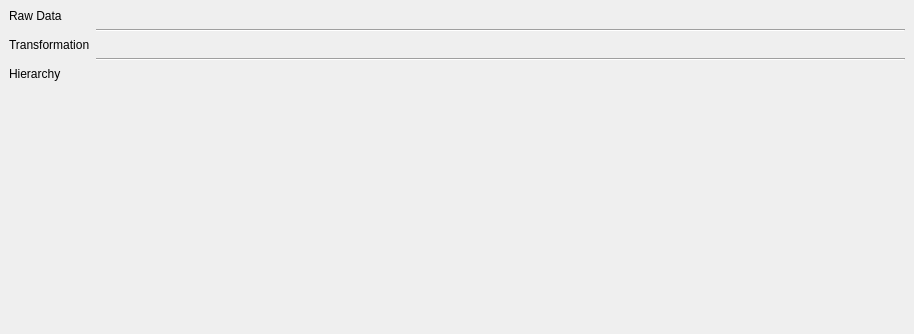
<?xml version="1.0" encoding="UTF-8"?>
<ui version="4.0">
 <class>Digitisation</class>
 <widget class="QDockWidget" name="Digitisation">
  <property name="geometry">
   <rect>
    <x>0</x>
    <y>0</y>
    <width>914</width>
    <height>334</height>
   </rect>
  </property>
  <property name="sizePolicy">
   <sizepolicy hsizetype="Expanding" vsizetype="Expanding">
    <horstretch>0</horstretch>
    <verstretch>0</verstretch>
   </sizepolicy>
  </property>
  <property name="windowTitle">
   <string>Digitisation</string>
  </property>
  <widget class="QWidget" name="dockWidgetContents">
   <property name="sizePolicy">
    <sizepolicy hsizetype="Expanding" vsizetype="Expanding">
     <horstretch>0</horstretch>
     <verstretch>0</verstretch>
    </sizepolicy>
   </property>
   <layout class="QFormLayout" name="formLayout">
    <item row="0" column="0">
     <widget class="QLabel" name="label">
      <property name="text">
       <string>Raw Data</string>
      </property>
     </widget>
    </item>
    <item row="0" column="1">
     <layout class="QHBoxLayout" name="importers_layout">
      <property name="leftMargin">
       <number>0</number>
      </property>
      <property name="topMargin">
       <number>0</number>
      </property>
     </layout>
    </item>
    <item row="1" column="1">
     <widget class="Line" name="line">
      <property name="orientation">
       <enum>Qt::Horizontal</enum>
      </property>
     </widget>
    </item>
    <item row="2" column="0">
     <widget class="QLabel" name="label_3">
      <property name="text">
       <string>Transformation</string>
      </property>
     </widget>
    </item>
    <item row="2" column="1">
     <layout class="QHBoxLayout" name="transformation_layout">
      <property name="leftMargin">
       <number>0</number>
      </property>
      <property name="topMargin">
       <number>0</number>
      </property>
     </layout>
    </item>
    <item row="3" column="1">
     <widget class="Line" name="line_2">
      <property name="orientation">
       <enum>Qt::Horizontal</enum>
      </property>
     </widget>
    </item>
    <item row="4" column="0">
     <widget class="QLabel" name="label_2">
      <property name="text">
       <string>Hierarchy</string>
      </property>
     </widget>
    </item>
    <item row="4" column="1">
     <layout class="QHBoxLayout" name="hierarchy_layout">
      <property name="sizeConstraint">
       <enum>QLayout::SizeConstraint::SetDefaultConstraint</enum>
      </property>
      <property name="leftMargin">
       <number>0</number>
      </property>
      <property name="topMargin">
       <number>0</number>
      </property>
      <property name="rightMargin">
       <number>0</number>
      </property>
      <property name="bottomMargin">
       <number>0</number>
      </property>
     </layout>
    </item>
   </layout>
  </widget>
 </widget>
 <resources/>
 <connections/>
</ui>
